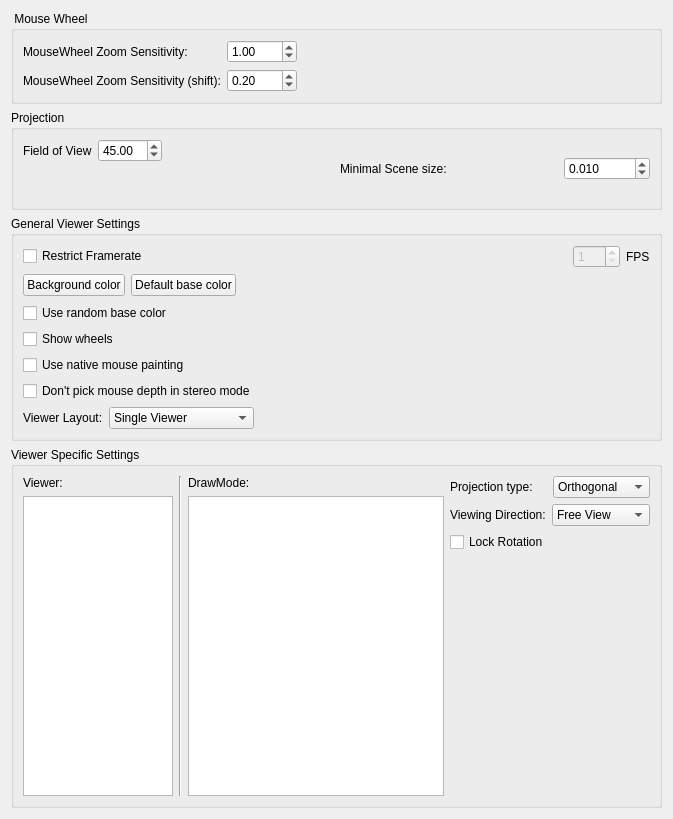
     <widget class="QWidget" name="viewer">
      <attribute name="title">
       <string>Viewer</string>
      </attribute>
      <layout class="QVBoxLayout" name="verticalLayout_8">
       <item>
        <widget class="QGroupBox" name="groupBox">
         <property name="title">
          <string> Mouse Wheel </string>
         </property>
         <property name="alignment">
          <set>Qt::AlignLeading|Qt::AlignLeft|Qt::AlignTop</set>
         </property>
         <property name="flat">
          <bool>false</bool>
         </property>
         <property name="checkable">
          <bool>false</bool>
         </property>
         <layout class="QFormLayout" name="formLayout">
          <property name="fieldGrowthPolicy">
           <enum>QFormLayout::AllNonFixedFieldsGrow</enum>
          </property>
          <item row="0" column="0">
           <widget class="QLabel" name="label_2">
            <property name="text">
             <string>MouseWheel Zoom Sensitivity:</string>
            </property>
           </widget>
          </item>
          <item row="0" column="1">
           <widget class="QDoubleSpinBox" name="wZoomFactor">
            <property name="maximumSize">
             <size>
              <width>70</width>
              <height>16777215</height>
             </size>
            </property>
            <property name="maximum">
             <double>10.000000000000000</double>
            </property>
            <property name="singleStep">
             <double>0.200000000000000</double>
            </property>
            <property name="value">
             <double>1.000000000000000</double>
            </property>
           </widget>
          </item>
          <item row="3" column="0">
           <widget class="QLabel" name="label_3">
            <property name="text">
             <string>MouseWheel Zoom Sensitivity (shift):</string>
            </property>
           </widget>
          </item>
          <item row="3" column="1">
           <widget class="QDoubleSpinBox" name="wZoomFactorShift">
            <property name="maximumSize">
             <size>
              <width>70</width>
              <height>16777215</height>
             </size>
            </property>
            <property name="maximum">
             <double>5.000000000000000</double>
            </property>
            <property name="singleStep">
             <double>0.100000000000000</double>
            </property>
            <property name="value">
             <double>0.200000000000000</double>
            </property>
           </widget>
          </item>
         </layout>
        </widget>
       </item>
       <item>
        <widget class="QGroupBox" name="groupBox_12">
         <property name="minimumSize">
          <size>
           <width>0</width>
           <height>100</height>
          </size>
         </property>
         <property name="title">
          <string>Projection</string>
         </property>
         <layout class="QHBoxLayout" name="horizontalLayout_24">
          <item>
           <layout class="QFormLayout" name="formLayout_5">
            <property name="fieldGrowthPolicy">
             <enum>QFormLayout::ExpandingFieldsGrow</enum>
            </property>
            <item row="0" column="0">
             <widget class="QLabel" name="label_27">
              <property name="text">
               <string>Field of View</string>
              </property>
             </widget>
            </item>
            <item row="0" column="1">
             <widget class="QDoubleSpinBox" name="fieldOfView">
              <property name="minimum">
               <double>1.000000000000000</double>
              </property>
              <property name="maximum">
               <double>179.000000000000000</double>
              </property>
              <property name="value">
               <double>45.000000000000000</double>
              </property>
             </widget>
            </item>
           </layout>
          </item>
          <item>
           <layout class="QHBoxLayout" name="horizontalLayout_23">
            <item>
             <widget class="QLabel" name="label_28">
              <property name="text">
               <string>Minimal Scene size:</string>
              </property>
             </widget>
            </item>
            <item>
             <widget class="QDoubleSpinBox" name="minimalSceneSize">
              <property name="minimumSize">
               <size>
                <width>86</width>
                <height>0</height>
               </size>
              </property>
              <property name="maximumSize">
               <size>
                <width>70</width>
                <height>16777215</height>
               </size>
              </property>
              <property name="toolTip">
               <string>Bounding box of the scene will have at least the entered size</string>
              </property>
              <property name="statusTip">
               <string>Bounding box of the scene will have at least the entered size</string>
              </property>
              <property name="whatsThis">
               <string>Bounding box of the scene will have at least the entered size</string>
              </property>
              <property name="decimals">
               <number>3</number>
              </property>
              <property name="minimum">
               <double>0.000000000000000</double>
              </property>
              <property name="maximum">
               <double>10000.000000000000000</double>
              </property>
              <property name="singleStep">
               <double>1.000000000000000</double>
              </property>
              <property name="value">
               <double>0.010000000000000</double>
              </property>
             </widget>
            </item>
           </layout>
          </item>
         </layout>
        </widget>
       </item>
       <item>
        <widget class="QGroupBox" name="groupBox_2">
         <property name="title">
          <string>General Viewer Settings</string>
         </property>
         <layout class="QVBoxLayout" name="verticalLayout_2">
          <item>
           <layout class="QHBoxLayout" name="horizontalLayout_2">
            <item>
             <widget class="QCheckBox" name="restrictFPS">
              <property name="toolTip">
               <string>Restrict maximum framerate, note that this won't work if in animation mode.</string>
              </property>
              <property name="statusTip">
               <string>Restrict maximum framerate, note that this won't work if in animation mode.</string>
              </property>
              <property name="text">
               <string>Restrict Framerate</string>
              </property>
             </widget>
            </item>
            <item>
             <spacer name="horizontalSpacer_4">
              <property name="orientation">
               <enum>Qt::Horizontal</enum>
              </property>
              <property name="sizeHint" stdset="0">
               <size>
                <width>40</width>
                <height>20</height>
               </size>
              </property>
             </spacer>
            </item>
            <item>
             <widget class="QSpinBox" name="FPS">
              <property name="enabled">
               <bool>false</bool>
              </property>
              <property name="toolTip">
               <string>maximum framerate</string>
              </property>
              <property name="statusTip">
               <string>maximum framerate</string>
              </property>
              <property name="minimum">
               <number>1</number>
              </property>
              <property name="maximum">
               <number>200</number>
              </property>
             </widget>
            </item>
            <item>
             <widget class="QLabel" name="label_8">
              <property name="text">
               <string>FPS</string>
              </property>
             </widget>
            </item>
           </layout>
          </item>
          <item>
           <layout class="QHBoxLayout" name="horizontalLayout_6">
            <item>
             <widget class="QPushButton" name="backgroundButton">
              <property name="text">
               <string>Background color</string>
              </property>
             </widget>
            </item>
            <item>
             <widget class="QPushButton" name="baseColorButton">
              <property name="text">
               <string>Default base color</string>
              </property>
             </widget>
            </item>
            <item>
             <spacer name="horizontalSpacer_6">
              <property name="orientation">
               <enum>Qt::Horizontal</enum>
              </property>
              <property name="sizeHint" stdset="0">
               <size>
                <width>168</width>
                <height>23</height>
               </size>
              </property>
             </spacer>
            </item>
           </layout>
          </item>
          <item>
           <widget class="QCheckBox" name="randomBaseColor">
            <property name="text">
             <string>Use random base color</string>
            </property>
           </widget>
          </item>
          <item>
           <widget class="QCheckBox" name="wheelBox">
            <property name="toolTip">
             <string>Show wheels for zooming in the corners of viewers</string>
            </property>
            <property name="text">
             <string>Show wheels</string>
            </property>
           </widget>
          </item>
          <item>
           <widget class="QCheckBox" name="nativeMouse">
            <property name="toolTip">
             <string/>
            </property>
            <property name="text">
             <string>Use native mouse painting</string>
            </property>
           </widget>
          </item>
          <item>
           <widget class="QCheckBox" name="noMousePick">
            <property name="toolTip">
             <string/>
            </property>
            <property name="text">
             <string>Don't pick mouse depth in stereo mode</string>
            </property>
           </widget>
          </item>
          <item>
           <layout class="QHBoxLayout" name="horizontalLayout_18">
            <item>
             <widget class="QLabel" name="label_18">
              <property name="text">
               <string>Viewer Layout:</string>
              </property>
             </widget>
            </item>
            <item>
             <widget class="QComboBox" name="viewerLayout">
              <item>
               <property name="text">
                <string>Single Viewer</string>
               </property>
              </item>
              <item>
               <property name="text">
                <string>Four Viewers</string>
               </property>
              </item>
              <item>
               <property name="text">
                <string>One + Three Viewers</string>
               </property>
              </item>
              <item>
               <property name="text">
                <string/>
               </property>
              </item>
             </widget>
            </item>
            <item>
             <spacer name="horizontalSpacer_9">
              <property name="orientation">
               <enum>Qt::Horizontal</enum>
              </property>
              <property name="sizeHint" stdset="0">
               <size>
                <width>40</width>
                <height>20</height>
               </size>
              </property>
             </spacer>
            </item>
           </layout>
          </item>
         </layout>
        </widget>
       </item>
       <item>
        <widget class="QGroupBox" name="groupBox_3">
         <property name="sizePolicy">
          <sizepolicy hsizetype="Expanding" vsizetype="Expanding">
           <horstretch>0</horstretch>
           <verstretch>0</verstretch>
          </sizepolicy>
         </property>
         <property name="title">
          <string>Viewer Specific Settings</string>
         </property>
         <layout class="QGridLayout" name="gridLayout_6">
          <item row="0" column="0" rowspan="2">
           <layout class="QVBoxLayout" name="verticalLayout_7">
            <item>
             <widget class="QLabel" name="label_17">
              <property name="text">
               <string>Viewer:</string>
              </property>
             </widget>
            </item>
            <item>
             <widget class="QListWidget" name="viewerList">
              <property name="sizePolicy">
               <sizepolicy hsizetype="Fixed" vsizetype="Expanding">
                <horstretch>0</horstretch>
                <verstretch>0</verstretch>
               </sizepolicy>
              </property>
              <property name="minimumSize">
               <size>
                <width>150</width>
                <height>0</height>
               </size>
              </property>
              <property name="maximumSize">
               <size>
                <width>150</width>
                <height>16777215</height>
               </size>
              </property>
              <property name="editTriggers">
               <set>QAbstractItemView::NoEditTriggers</set>
              </property>
             </widget>
            </item>
           </layout>
          </item>
          <item row="0" column="1" rowspan="2">
           <widget class="Line" name="line_3">
            <property name="orientation">
             <enum>Qt::Vertical</enum>
            </property>
           </widget>
          </item>
          <item row="0" column="2" rowspan="2">
           <layout class="QVBoxLayout" name="verticalLayout_9">
            <item>
             <widget class="QLabel" name="label_7">
              <property name="toolTip">
               <string>This list shows the draw modes OpenFlipper uses at startup.
You can select multiple modes at the same time.</string>
              </property>
              <property name="text">
               <string>DrawMode:</string>
              </property>
             </widget>
            </item>
            <item>
             <widget class="QListWidget" name="availDrawModes">
              <property name="minimumSize">
               <size>
                <width>0</width>
                <height>300</height>
               </size>
              </property>
              <property name="toolTip">
               <string>This list shows the draw modes OpenFlipper uses at startup.
You can select multiple modes at the same time.</string>
              </property>
             </widget>
            </item>
           </layout>
          </item>
          <item row="0" column="3">
           <layout class="QGridLayout" name="gridLayout_5">
            <item row="0" column="0">
             <layout class="QHBoxLayout" name="horizontalLayout_19">
              <item>
               <widget class="QLabel" name="label_15">
                <property name="text">
                 <string>Projection type:</string>
                </property>
               </widget>
              </item>
              <item>
               <widget class="QComboBox" name="projectionBox">
                <item>
                 <property name="text">
                  <string>Orthogonal</string>
                 </property>
                </item>
                <item>
                 <property name="text">
                  <string>Perspective</string>
                 </property>
                </item>
               </widget>
              </item>
             </layout>
            </item>
            <item row="1" column="0">
             <layout class="QFormLayout" name="formLayout_3">
              <item row="1" column="0">
               <widget class="QLabel" name="label_16">
                <property name="text">
                 <string>Viewing Direction:</string>
                </property>
               </widget>
              </item>
              <item row="1" column="1">
               <widget class="QComboBox" name="directionBox">
                <item>
                 <property name="text">
                  <string notr="true">Free View</string>
                 </property>
                </item>
                <item>
                 <property name="text">
                  <string>Top View</string>
                 </property>
                </item>
                <item>
                 <property name="text">
                  <string>Bottom View</string>
                 </property>
                </item>
                <item>
                 <property name="text">
                  <string>Left View</string>
                 </property>
                </item>
                <item>
                 <property name="text">
                  <string>Right View</string>
                 </property>
                </item>
                <item>
                 <property name="text">
                  <string>Front View</string>
                 </property>
                </item>
                <item>
                 <property name="text">
                  <string>Back View</string>
                 </property>
                </item>
               </widget>
              </item>
             </layout>
            </item>
            <item row="2" column="0">
             <widget class="QCheckBox" name="lockRotationBox">
              <property name="toolTip">
               <string>Lock the rotation in the viewer</string>
              </property>
              <property name="statusTip">
               <string>Lock the rotation in the viewer</string>
              </property>
              <property name="whatsThis">
               <string>If this box is checked, the user can not rotate the scene</string>
              </property>
              <property name="text">
               <string>Lock Rotation</string>
              </property>
             </widget>
            </item>
           </layout>
          </item>
          <item row="1" column="3">
           <spacer name="verticalSpacer_4">
            <property name="orientation">
             <enum>Qt::Vertical</enum>
            </property>
            <property name="sizeHint" stdset="0">
             <size>
              <width>20</width>
              <height>157</height>
             </size>
            </property>
           </spacer>
          </item>
         </layout>
        </widget>
       </item>
      </layout>
     </widget>
